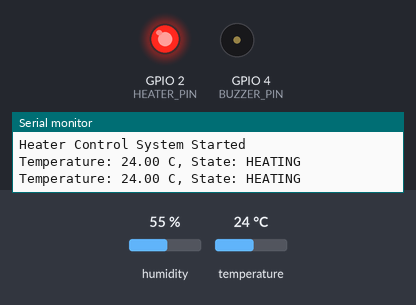
Simulated run of this sketch. Board: ESP32. Parts: output pins drawn as LEDs (lit = HIGH), buzzer (waves = sounding, pin HIGH), the last lines printed to the serial monitor. The inputs (shaded band) are chosen by the test bench; at power-on: temperature 24 °C, humidity 55 %.

Above: at 2.8 s.
2.9 s: temperature set to 29.4 °C
7.5 s: temperature set to 30.3 °C
At 9.0 s:
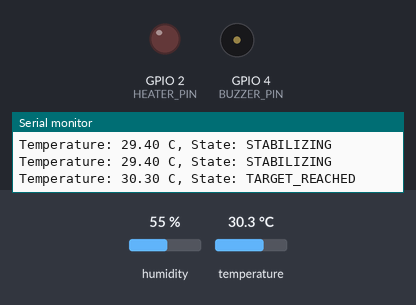
10.2 s: temperature set to 39.4 °C
13.2 s: temperature set to 40.3 °C
At 15.4 s:
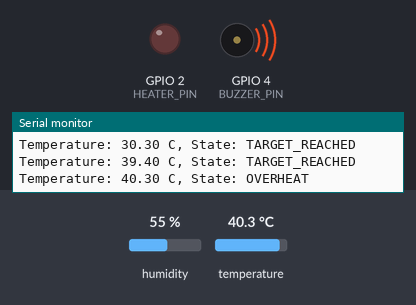
Timing chart, 0 to 16.9 s (numbered marks = the images above; inputs shaded):
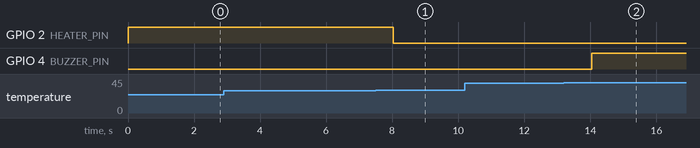

The sketch:

sketch.ino
```cpp
#include <DHT.h>

// Pin configuration
#define DHTPIN 15          // DHT22 data pin
#define DHTTYPE DHT22
#define HEATER_PIN 2       // Simulated heater (LED)
#define BUZZER_PIN 4       // Buzzer for overheat alert

#define TARGET_TEMP 30.0
#define HEATING_MARGIN 2.0
#define OVERHEAT_TEMP 40.0

DHT dht(DHTPIN, DHTTYPE);

enum SystemState {
  IDLE,
  HEATING,
  STABILIZING,
  TARGET_REACHED,
  OVERHEAT
};

SystemState currentState = IDLE;

void setup() {
  Serial.begin(115200);
  dht.begin();
  pinMode(HEATER_PIN, OUTPUT);
  pinMode(BUZZER_PIN, OUTPUT);
  digitalWrite(HEATER_PIN, LOW);
  digitalWrite(BUZZER_PIN, LOW);
  Serial.println("Heater Control System Started");
}

void loop() {
  float temp = dht.readTemperature();

  if (isnan(temp)) {
    Serial.println("Failed to read temperature!");
    delay(2000);
    return;
  }

  updateState(temp);
  handleOutputs();
  logStatus(temp);

  delay(2000);
}

void updateState(float temp) {
  switch (currentState) {
    case IDLE:
      if (temp < TARGET_TEMP - HEATING_MARGIN) {
        currentState = HEATING;
      }
      break;

    case HEATING:
      if (temp >= TARGET_TEMP - HEATING_MARGIN && temp < TARGET_TEMP + HEATING_MARGIN) {
        currentState = STABILIZING;
      } else if (temp >= OVERHEAT_TEMP) {
        currentState = OVERHEAT;
      }
      break;

    case STABILIZING:
      if (temp >= TARGET_TEMP && temp < OVERHEAT_TEMP) {
        currentState = TARGET_REACHED;
      } else if (temp < TARGET_TEMP - HEATING_MARGIN) {
        currentState = HEATING;
      } else if (temp >= OVERHEAT_TEMP) {
        currentState = OVERHEAT;
      }
      break;

    case TARGET_REACHED:
      if (temp < TARGET_TEMP - HEATING_MARGIN) {
        currentState = HEATING;
      } else if (temp >= OVERHEAT_TEMP) {
        currentState = OVERHEAT;
      }
      break;

    case OVERHEAT:
      if (temp < TARGET_TEMP) {
        currentState = IDLE;
      }
      break;
  }
}

void handleOutputs() {
  switch (currentState) {
    case IDLE:
    case TARGET_REACHED:
      digitalWrite(HEATER_PIN, LOW);
      digitalWrite(BUZZER_PIN, LOW);
      break;
    case HEATING:
    case STABILIZING:
      digitalWrite(HEATER_PIN, HIGH);
      digitalWrite(BUZZER_PIN, LOW);
      break;
    case OVERHEAT:
      digitalWrite(HEATER_PIN, LOW);
      digitalWrite(BUZZER_PIN, HIGH);
      break;
  }
}

void logStatus(float temp) {
  String stateStr;
  switch (currentState) {
    case IDLE: stateStr = "IDLE"; break;
    case HEATING: stateStr = "HEATING"; break;
    case STABILIZING: stateStr = "STABILIZING"; break;
    case TARGET_REACHED: stateStr = "TARGET_REACHED"; break;
    case OVERHEAT: stateStr = "OVERHEAT"; break;
  }
  Serial.print("Temperature: ");
  Serial.print(temp);
  Serial.print(" C, State: ");
  Serial.println(stateStr);
}
```

Measured:
- the behaviour switches between 29.9 and 30 °C on temperature (found by bisection; images 0 and 1)
- the behaviour switches between 39.9 and 40 °C on temperature (found by bisection; images 1 and 2)
- after the input at 7.5 s, GPIO 2 (HEATER_PIN): HIGH → LOW after 0.53 s
- after the input at 13.2 s, GPIO 4 (BUZZER_PIN): LOW → HIGH after 0.84 s
